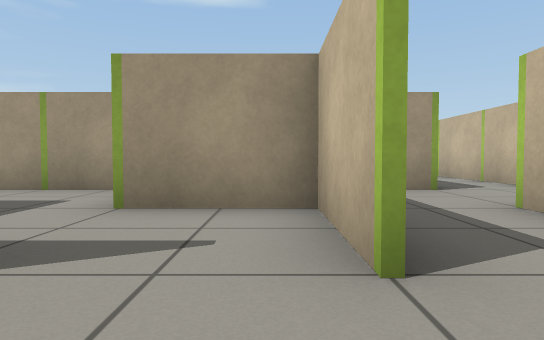
view 1 (above)

16 first-person views from a walk through a world built for the Gazebo simulator. The camera is 0.5 m above the floor, tilts 2° down and sees 75° across. The floor is counted in squares, 1 m on a side. Each view is taken from the middle of a square. On the plan, view 1 faces up. The plan holds only what a view shows up to about 9 squares ahead; the rest is blank.

view 2
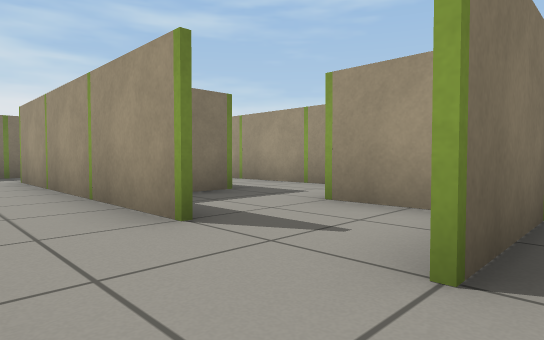

view 3
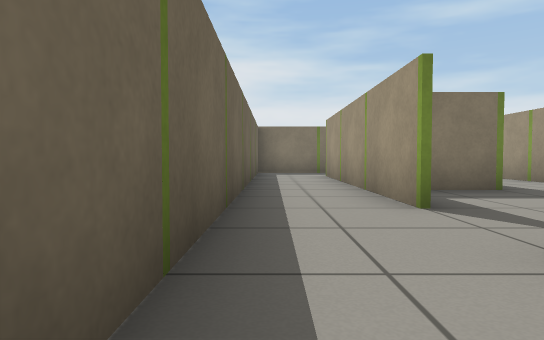

view 4
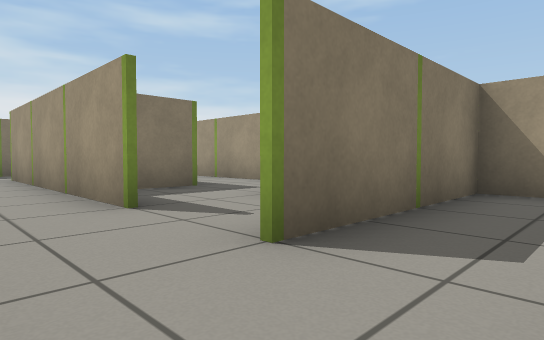

view 5
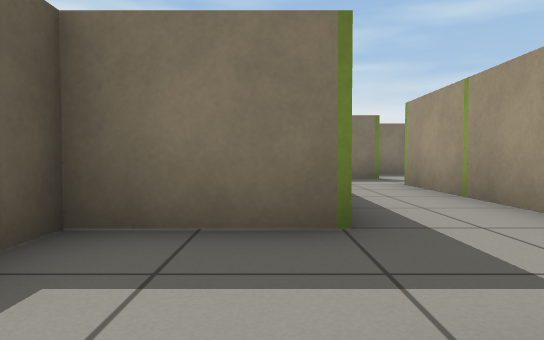

view 6
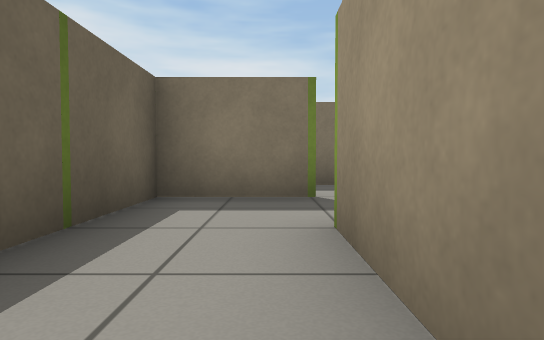

view 7
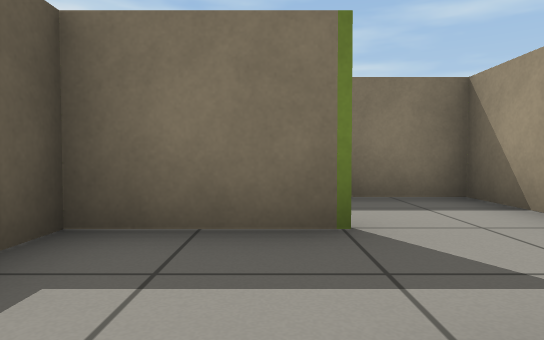

view 8
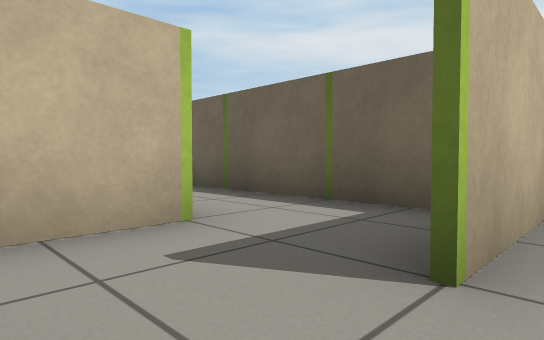

view 9
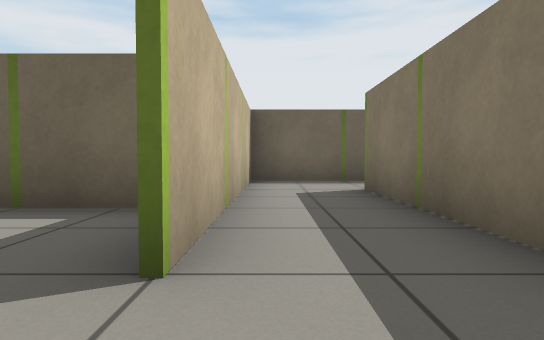

view 10
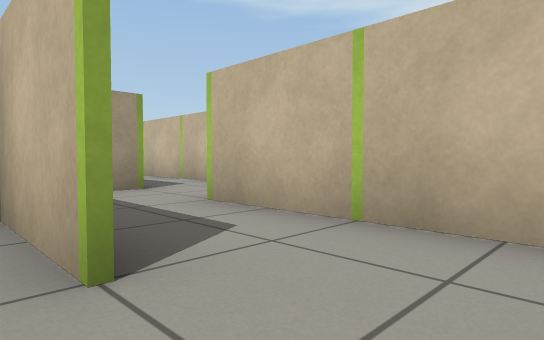

view 11
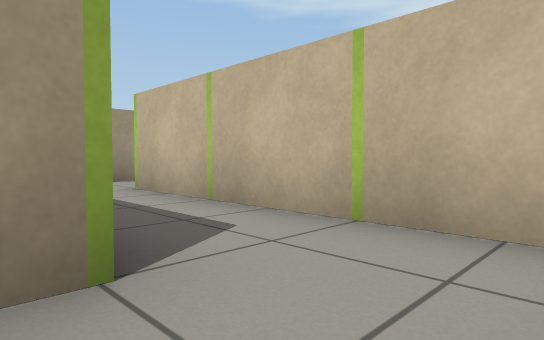

view 12
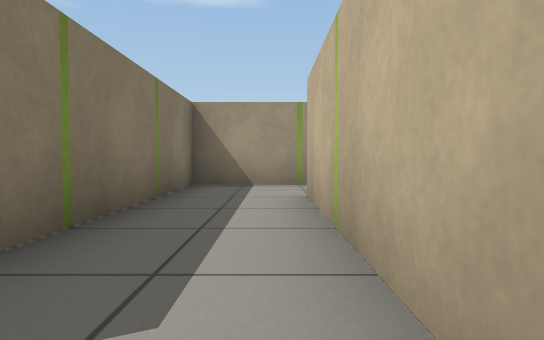

view 13
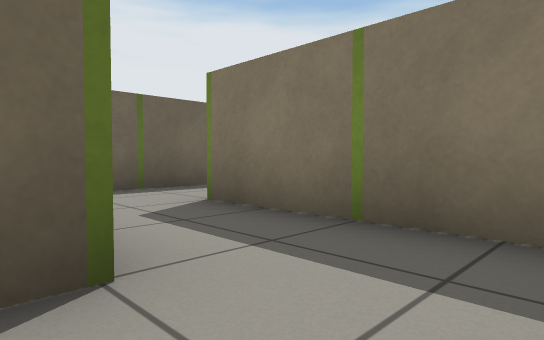

view 14
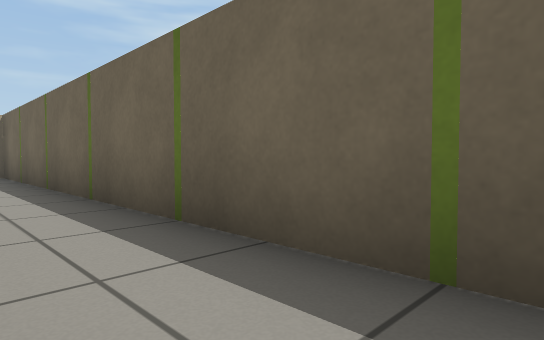

view 15
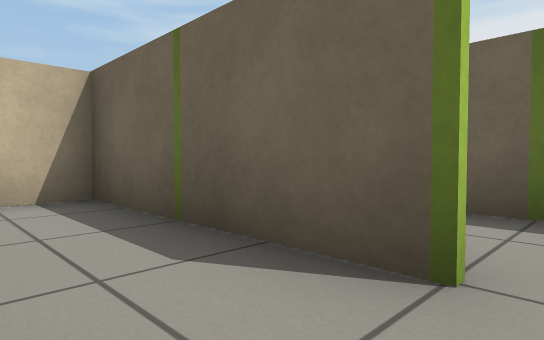

view 16
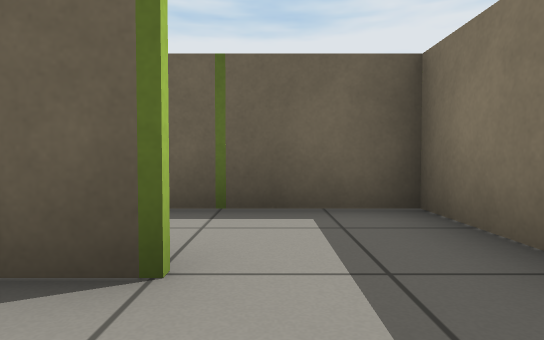

### Floor plan
Points are (right, up) in squares from view 1. A wall is a line through its corners. A room is listed if a view was taken in it or the views show most of it. See-through windows are left out.
Room 1 (views 1, 2, 3, 4, 5, 6, 7, 8, 9, 10, 14, 15, 16)
walls: (-6.4, 5.5) (-7.6, 5.5) (-7.6, 6.6); (-3.6, 1.6) (-2.9, 1.6); (-2.4, 1.5) (-3.6, 1.5) (-3.6, 2.5); (-9.5, 4.6) (-9.5, 3.6) (-8.4, 3.6); (-0.4, 3.5) (-1.5, 3.5); (-9.5, 1.9) (-9.5, -0.5) (2.5, -0.5) (2.5, 3.5); (0.6, 3.5) (0.6, 1.5); (0.5, 1.5) (0.5, 2.5); (-11.5, 7.5) (-11.5, 4.5)
ways out: opening at (0.5, 6) to room 2; opening at (-10.5, 5)
objects: green post (-9, 1); green post (-9, 5); green post (-8, -1); green post (-8, 4) to (-7, 4); green post (-8, 5) to (-8, 6); green post (-7, 2); green post (-6, -1); green post (-6, 2) to (-5, 2); green post (-6, 4) to (-5, 4); green post (-6, 6) to (-5, 6); green post (-4, -1); green post (-4, 2); green post (-4, 3) to (-3, 4); green post (-4, 6) to (-3, 6); green post (-2, -1); green post (-2, 2); green post (-2, 3) to (-2, 4); green post (0, -1); green post (0, 1) to (1, 2); green post (0, 3) to (1, 4)
Room 2 (views 11, 12, 13)
walls: (4.5, 4.2) (4.5, 9.5); (2.6, 9.6) (2.6, 7.4); (0.6, 5.5) (0.6, 3.5)
ways out: opening at (0.5, 6) to room 1; opening at (4, 9)
objects: green post (2, 6); green post (3, 1); green post (3, 4); green post (3, 7); green post (3, 9); green post (5, 5); green post (5, 7)

Positions as (right, up) in squares from view 1, and headings:
1: (0, 0), facing up
2: (1, 0), facing up-left
3: (2, 0), facing left
4: (2, 0), facing up-left
5: (-1, 3), facing left
6: (-5, 5), facing left
7: (-7, 5), facing left
8: (-10, 7), facing down-right
9: (-10, 7), facing down
10: (0, 0), facing up-right
11: (2, 4), facing up-right
12: (4, 5), facing up
13: (3, 5), facing down-left
14: (-8, 1), facing down-right
15: (-8, 3), facing down-right
16: (-8, 3), facing down
